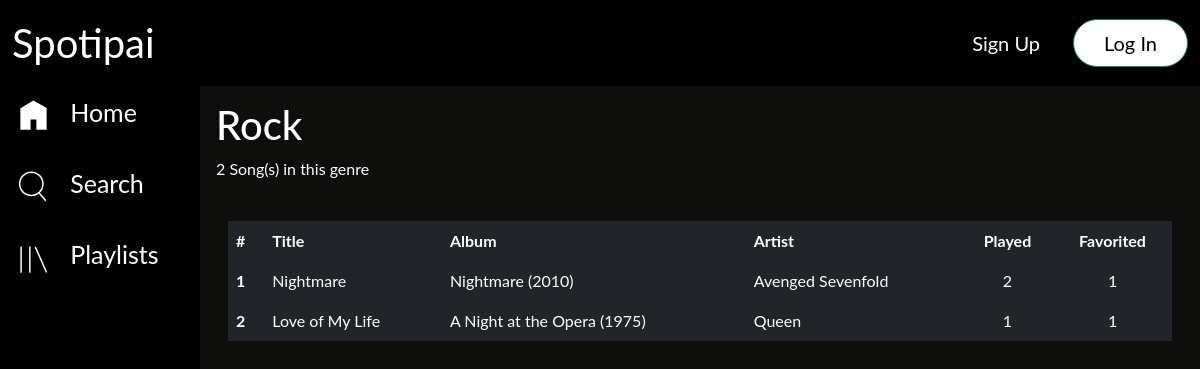
Page /genre_song.php?id_genre=3 on the earlier database version.
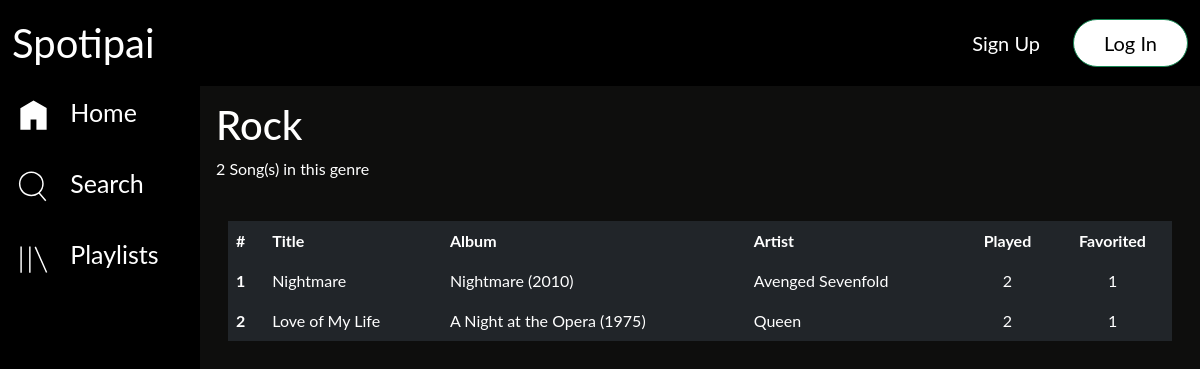
Same page on the later database version.
### tables this page shows
CREATE TABLE `song` (
  `id_song` int(3) NOT NULL,
  `title` varchar(220) NOT NULL,
  `year` int(4) NOT NULL,
  `song_file` varchar(200) NOT NULL,
  `played` int(6) NOT NULL DEFAULT 0
);

CREATE TABLE `album` (
  `id_album` int(3) NOT NULL,
  `id_artist` int(3) NOT NULL,
  `title` varchar(150) NOT NULL,
  `year` int(4) NOT NULL
);

### genre_song.php (the view, shortened to what this page needs)
<?php
	include 'koneksi.php';
	$id_genre = $_GET['id_genre'];
	$datagenre = $koneksi->query("SELECT nama_genre FROM genre WHERE id_genre = '$id_genre'")->fetch_assoc();
	$query = $koneksi->query("SELECT s.id_song, s.title, s.played, al.id_album, al.title AS jalbum, al.year FROM song s JOIN song_genre sg ON s.id_song = sg.id_song LEFT JOIN song_album sal ON s.id_song = sal.id_song LEFT JOIN album al ON sal.id_album = al.id_album WHERE sg.id_genre = '$id_genre'");
?>
<!DOCTYPE html>
<html>
	<head>
			<link rel="stylesheet" type="text/css" href="style.css">
	</head>
	<body style="background-color: #0e0e0d">
		<?php
		include 'header.php';
		include 'sidebar.php';
		?>
		<div class="content">
			<h1 style="color: white; margin-top: 70px;"><?= $datagenre['nama_genre'] ?></h1>
			<p style="color: white;"><?= number_format($query->num_rows) ?> Song(s) in this genre</p>
			<br>
			<div class="container">
				<table class="table table-dark table-hover table-borderless">
					<thead>
						<tr>
							<th scope="col">#</th>
							<th scope="col">Title</th>
							<th scope="col">Album</th>
							<th scope="col">Artist</th>
							<th style="text-align: center;" scope="col">Played</th>
							<th style="text-align: center;" scope="col">Favorited</th>
						</tr>
					</thead>
					<tbody>
					<?php
						$no = 1;
						while ($lagu = $query->fetch_assoc()) {
							$countfav = $koneksi->query("SELECT id_user_fav_song FROM user_fav_song WHERE id_song = '$lagu[id_song]'");
					?>
						<tr>
							<th scope="row"><?= $no ?></th>
							<td><a href="play.php?id=<?= $lagu['id_song'] ?>"><?= $lagu['title'] ?></a></td>
							<td><?php if ($lagu['id_album'] == NULL ) {echo "Single";} else {echo "<a href='album_song.php?id_album=".$lagu['id_album']."'>".$lagu['jalbum']." (".$lagu['year'].")</a>";} ?></td>
							<td>
								<?php
									$queryartis = "SELECT a.id_artist, a.nama_artist FROM song s JOIN song_artist sa
													ON s.id_song = sa.id_song AND s.id_song = '$lagu[id_song]' JOIN artist a
													WHERE sa.id_artist = a.id_artist";
									$ambilartis = $koneksi->query($queryartis);
									while ($artis = $ambilartis->fetch_assoc()) {
								?>
									<a href="about_artist.php?id_artist=<?= $artis['id_artist'] ?>"><?= $artis['nama_artist'] ?></a> <br>
								<?php } ?>
							</td>
							<td style="text-align: center;"><?= number_format($lagu['played']) ?></td>
							<td style="text-align: center;"><?= number_format($countfav->num_rows) ?></td>
						</tr>
					<?php
						$no++;
						}
					?>
					</tbody>
				</table>
			</div>
		</div>
	</body>
</html>

Differences in the rows shown:
changed song "Love of My Life": played "1" → "2"
